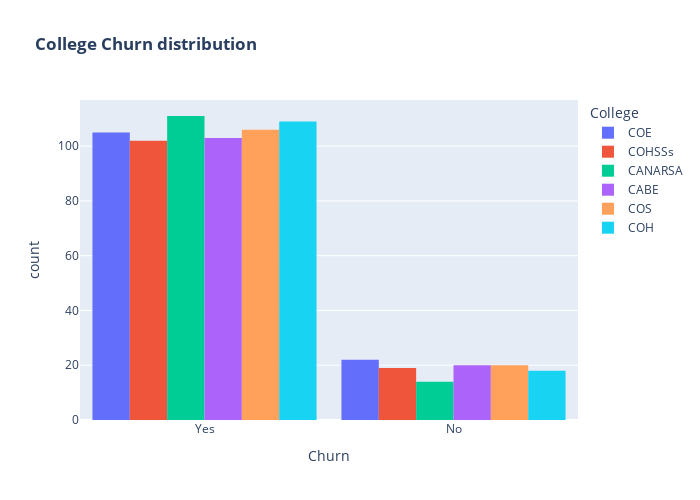

Notebook source saved alongside this figure:
### Markdown cell above
>There is negligible difference in customer percentage who chanaged or terminated their vodafone service. Both genders behaved in similar fashion when it comes to migrating to another service provider or stop using the vodafone.

### Code cell
fig = px.histogram(data, x="Churn", color="College", barmode="group", title="<b>College Churn distribution<b>")
fig.update_layout(width=700, height=500, bargap=0.1)
fig.show()

### Figure 1 — Plotly figure (JSON) as saved in the notebook; plotly's stock layout.template omitted (floating-point values rounded to 4 significant figures)
{"data": [{"alignmentgroup": "True", "bingroup": "x", "hovertemplate": "College=COE<br>Churn=%{x}<br>count=%{y}<extra></extra>", "legendgroup": "COE", "marker": {"color": "#636efa", "pattern": {"shape": ""}}, "name": "COE", "offsetgroup": "COE", "orientation": "v", "showlegend": true, "type": "histogram", "x": ["Yes", "Yes", "Yes", "No", "Yes", "Yes", "Yes", "Yes", "No", "No", "Yes", "Yes", "Yes", "Yes", "Yes", "Yes", "Yes", "Yes", "No", "Yes", "Yes", "No", "Yes", "No", "Yes", "Yes", "No", "No", "Yes", "Yes", "Yes", "Yes", "Yes", "Yes", "No", "Yes", "No", "No", "No", "Yes", "No", "Yes", "Yes", "Yes", "Yes", "No", "Yes", "Yes", "Yes", "Yes", "Yes", "Yes", "Yes", "Yes", "Yes", "Yes", "Yes", "Yes", "Yes", "Yes", "Yes", "No", "No", "Yes", "Yes", "Yes", "No", "Yes", "Yes", "Yes", "Yes", "Yes", "Yes", "Yes", "Yes", "Yes", "Yes", "Yes", "Yes", "Yes", "Yes", "Yes", "Yes", "Yes", "Yes", "No", "Yes", "Yes", "Yes", "Yes", "Yes", "Yes", "Yes", "Yes", "Yes", "No", "Yes", "No", "Yes", "Yes", "Yes", "Yes", "Yes", "Yes", "Yes", "Yes", "Yes", "Yes", "Yes", "No", "Yes", "Yes", "Yes", "Yes", "Yes", "Yes", "Yes", "Yes", "Yes", "Yes", "Yes", "Yes", "No", "Yes", "Yes", "Yes", "Yes"], "xaxis": "x", "yaxis": "y"}, {"alignmentgroup": "True", "bingroup": "x", "hovertemplate": "College=COHSSs<br>Churn=%{x}<br>count=%{y}<extra></extra>", "legendgroup": "COHSSs", "marker": {"color": "#EF553B", "pattern": {"shape": ""}}, "name": "COHSSs", "offsetgroup": "COHSSs", "orientation": "v", "showlegend": true, "type": "histogram", "x": ["Yes", "No", "Yes", "Yes", "No", "Yes", "No", "Yes", "No", "Yes", "Yes", "Yes", "No", "Yes", "No", "Yes", "Yes", "Yes", "Yes", "Yes", "Yes", "No", "Yes", "No", "Yes", "Yes", "Yes", "Yes", "Yes", "Yes", "Yes", "Yes", "Yes", "No", "No", "Yes", "Yes", "Yes", "Yes", "Yes", "Yes", "Yes", "Yes", "Yes", "Yes", "Yes", "Yes", "Yes", "Yes", "Yes", "Yes", "No", "Yes", "Yes", "Yes", "Yes", "Yes", "Yes", "No", "Yes", "No", "No", "Yes", "Yes", "No", "Yes", "Yes", "Yes", "Yes", "Yes", "Yes", "Yes", "Yes", "Yes", "Yes", "Yes", "Yes", "Yes", "Yes", "Yes", "Yes", "Yes", "Yes", "Yes", "Yes", "No", "Yes", "Yes", "Yes", "Yes", "Yes", "Yes", "Yes", "Yes", "Yes", "Yes", "Yes", "Yes", "Yes", "No", "Yes", "Yes", "Yes", "No", "Yes", "Yes", "Yes", "Yes", "Yes", "Yes", "Yes", "No", "Yes", "Yes", "Yes", "Yes", "Yes", "Yes", "Yes", "Yes", "Yes"], "xaxis": "x", "yaxis": "y"}, {"alignmentgroup": "True", "bingroup": "x", "hovertemplate": "College=CANARSA<br>Churn=%{x}<br>count=%{y}<extra></extra>", "legendgroup": "CANARSA", "marker": {"color": "#00cc96", "pattern": {"shape": ""}}, "name": "CANARSA", "offsetgroup": "CANARSA", "orientation": "v", "showlegend": true, "type": "histogram", "x": ["Yes", "Yes", "Yes", "Yes", "No", "Yes", "Yes", "Yes", "Yes", "Yes", "No", "Yes", "Yes", "Yes", "Yes", "Yes", "Yes", "Yes", "Yes", "Yes", "Yes", "Yes", "No", "Yes", "Yes", "Yes", "Yes", "Yes", "Yes", "Yes", "Yes", "Yes", "Yes", "Yes", "Yes", "Yes", "Yes", "Yes", "Yes", "Yes", "Yes", "Yes", "Yes", "Yes", "Yes", "Yes", "Yes", "Yes", "Yes", "Yes", "Yes", "Yes", "Yes", "Yes", "Yes", "Yes", "Yes", "No", "No", "Yes", "Yes", "Yes", "Yes", "Yes", "Yes", "Yes", "Yes", "Yes", "Yes", "No", "Yes", "Yes", "Yes", "Yes", "Yes", "Yes", "Yes", "No", "Yes", "No", "No", "Yes", "Yes", "Yes", "No", "Yes", "Yes", "Yes", "Yes", "Yes", "Yes", "Yes", "Yes", "Yes", "No", "Yes", "Yes", "No", "Yes", "Yes", "Yes", "Yes", "No", "Yes", "Yes", "Yes", "Yes", "Yes", "Yes", "Yes", "Yes", "Yes", "Yes", "Yes", "Yes", "No", "Yes", "Yes", "Yes", "Yes", "Yes", "Yes", "Yes", "Yes", "Yes"], "xaxis": "x", "yaxis": "y"}, {"alignmentgroup": "True", "bingroup": "x", "hovertemplate": "College=CABE<br>Churn=%{x}<br>count=%{y}<extra></extra>", "legendgroup": "CABE", "marker": {"color": "#ab63fa", "pattern": {"shape": ""}}, "name": "CABE", "offsetgroup": "CABE", "orientation": "v", "showlegend": true, "type": "histogram", "x": ["Yes", "Yes", "Yes", "Yes", "Yes", "Yes", "Yes", "Yes", "Yes", "Yes", "No", "Yes", "No", "No", "Yes", "Yes", "Yes", "Yes", "Yes", "Yes", "Yes", "Yes", "Yes", "No", "Yes", "No", "Yes", "Yes", "Yes", "Yes", "Yes", "No", "Yes", "Yes", "No", "Yes", "Yes", "Yes", "Yes", "Yes", "Yes", "Yes", "Yes", "Yes", "No", "Yes", "Yes", "Yes", "Yes", "Yes", "Yes", "Yes", "Yes", "Yes", "Yes", "No", "Yes", "Yes", "Yes", "Yes", "Yes", "Yes", "No", "Yes", "Yes", "Yes", "Yes", "Yes", "Yes", "Yes", "Yes", "Yes", "Yes", "Yes", "Yes", "Yes", "No", "Yes", "No", "Yes", "No", "Yes", "Yes", "Yes", "Yes", "Yes", "Yes", "Yes", "Yes", "No", "No", "Yes", "No", "Yes", "Yes", "Yes", "Yes", "No", "Yes", "Yes", "Yes", "Yes", "Yes", "Yes", "Yes", "Yes", "Yes", "Yes", "Yes", "Yes", "Yes", "Yes", "Yes", "Yes", "Yes", "No", "Yes", "Yes", "Yes", "No", "No", "Yes", "Yes"], "xaxis": "x", "yaxis": "y"}, {"alignmentgroup": "True", "bingroup": "x", "hovertemplate": "College=COS<br>Churn=%{x}<br>count=%{y}<extra></extra>", "legendgroup": "COS", "marker": {"color": "#FFA15A", "pattern": {"shape": ""}}, "name": "COS", "offsetgroup": "COS", "orientation": "v", "showlegend": true, "type": "histogram", "x": ["Yes", "Yes", "Yes", "Yes", "Yes", "Yes", "No", "Yes", "Yes", "Yes", "Yes", "Yes", "Yes", "Yes", "Yes", "Yes", "Yes", "Yes", "Yes", "Yes", "Yes", "Yes", "No", "No", "No", "Yes", "Yes", "Yes", "Yes", "No", "Yes", "Yes", "Yes", "Yes", "Yes", "Yes", "Yes", "Yes", "Yes", "Yes", "Yes", "Yes", "Yes", "Yes", "No", "Yes", "Yes", "No", "Yes", "Yes", "Yes", "Yes", "No", "Yes", "Yes", "Yes", "No", "Yes", "Yes", "Yes", "Yes", "Yes", "Yes", "Yes", "Yes", "Yes", "Yes", "Yes", "Yes", "Yes", "Yes", "No", "Yes", "Yes", "Yes", "Yes", "Yes", "Yes", "Yes", "Yes", "No", "Yes", "Yes", "Yes", "Yes", "Yes", "No", "Yes", "Yes", "Yes", "Yes", "Yes", "Yes", "Yes", "No", "No", "Yes", "Yes", "Yes", "Yes", "No", "Yes", "Yes", "Yes", "No", "No", "No", "Yes", "Yes", "Yes", "No", "Yes", "No", "Yes", "Yes", "Yes", "Yes", "Yes", "Yes", "Yes", "Yes", "Yes", "Yes", "Yes", "Yes", "Yes"], "xaxis": "x", "yaxis": "y"}, {"alignmentgroup": "True", "bingroup": "x", "hovertemplate": "College=COH<br>Churn=%{x}<br>count=%{y}<extra></extra>", "legendgroup": "COH", "marker": {"color": "#19d3f3", "pattern": {"shape": ""}}, "name": "COH", "offsetgroup": "COH", "orientation": "v", "showlegend": true, "type": "histogram", "x": ["Yes", "No", "Yes", "Yes", "Yes", "Yes", "Yes", "Yes", "Yes", "Yes", "Yes", "Yes", "Yes", "Yes", "Yes", "Yes", "Yes", "Yes", "Yes", "Yes", "Yes", "Yes", "Yes", "Yes", "Yes", "Yes", "Yes", "Yes", "Yes", "Yes", "Yes", "Yes", "Yes", "Yes", "Yes", "No", "No", "Yes", "Yes", "Yes", "Yes", "Yes", "Yes", "No", "Yes", "Yes", "Yes", "Yes", "Yes", "Yes", "Yes", "Yes", "Yes", "Yes", "Yes", "No", "Yes", "Yes", "Yes", "No", "Yes", "Yes", "No", "Yes", "No", "Yes", "Yes", "Yes", "Yes", "Yes", "Yes", "Yes", "No", "No", "No", "No", "Yes", "Yes", "Yes", "Yes", "Yes", "Yes", "No", "Yes", "Yes", "Yes", "Yes", "No", "Yes", "Yes", "Yes", "Yes", "Yes", "Yes", "Yes", "Yes", "Yes", "No", "Yes", "Yes", "No", "Yes", "No", "Yes", "Yes", "Yes", "Yes", "Yes", "Yes", "Yes", "Yes", "Yes", "No", "Yes", "Yes", "Yes", "Yes", "Yes", "Yes", "Yes", "Yes", "Yes", "Yes", "Yes", "Yes", "Yes", "Yes"], "xaxis": "x", "yaxis": "y"}], "layout": {"bargap": 0.1, "barmode": "group", "height": 500, "legend": {"title": {"text": "College"}, "tracegroupgap": 0}, "title": {"text": "<b>College Churn distribution<b>"}, "width": 700, "xaxis": {"anchor": "y", "domain": [0, 1], "title": {"text": "Churn"}}, "yaxis": {"anchor": "x", "domain": [0, 1], "title": {"text": "count"}}}}
